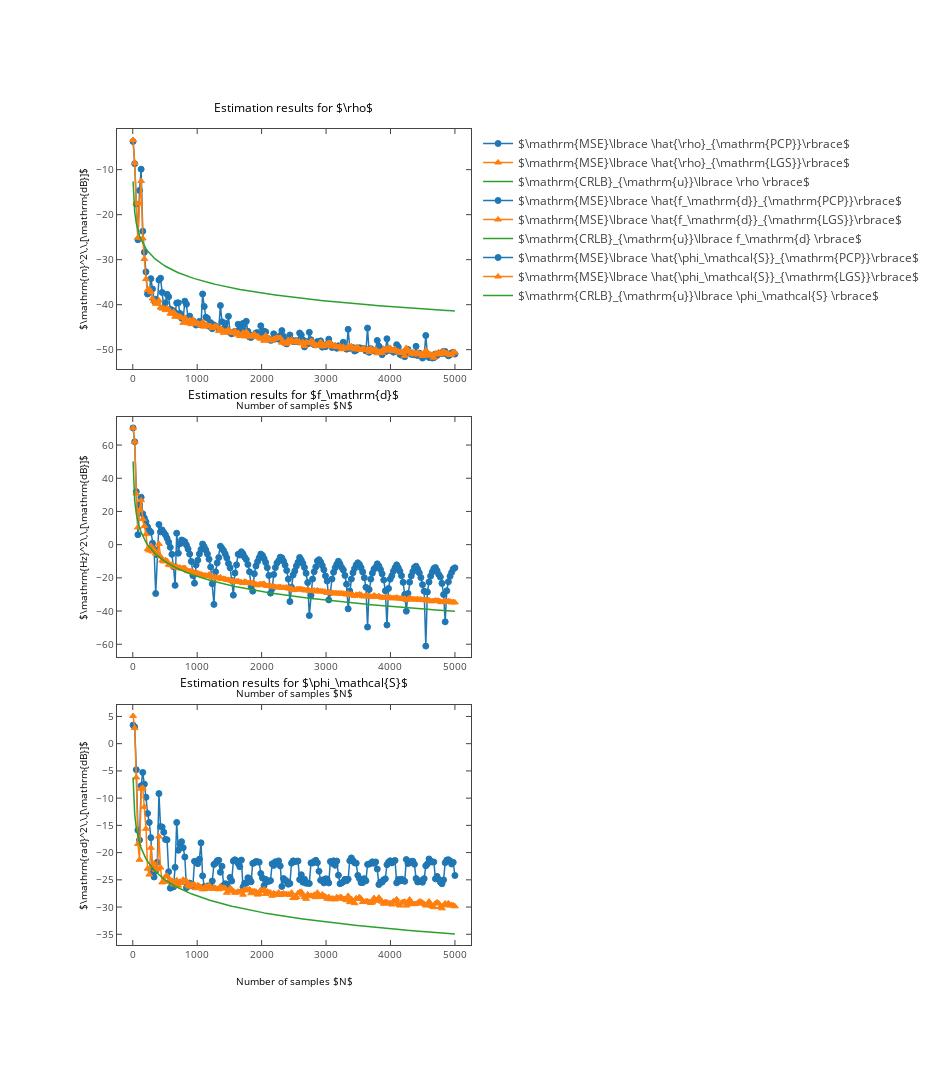

The notebook cell saved with this chart:
### Markdown cell above
### Plotting

### Code cell
run_plots_vs_sample_size = True
def plots_vs_sample_size( ):
    # Load data from npz file
    ( delta_0, T_m, T_sampling, rho, f_d, phase_s, SNR_out, SNR_in, nrof_MCs, f_d_error, phase_s_error,
      rho_error, CRLB_f_d, CRLB_rho, CRLB_phase_s, nrof_samples, nrof_samples_CRLB ) = itemgetter( 'delta_0',
      'T_m', 'T_sampling', 'rho', 'f_d', 'phase_s', 'SNR_out', 'SNR_in', 'nrof_MCs', 'f_d_error', 
      'phase_s_error', 'rho_error', 'CRLB_f_d', 'CRLB_rho', 'CRLB_phase_s', 'nrof_samples', 'nrof_samples_CRLB'
      )( np.load( "plots/vs_sample_size.npz" ) )
    
    # Inform user
    print( "Plotting results for delta_0 = %E, T_m = %E, T_sampling = %E, rho = %f, f_d = %f, phase_s = %f"%( 
            delta_0, T_m, T_sampling, rho, f_d, phase_s ) + " SNR_out = %f, SNR_in = %f"%( SNR_out, SNR_in ) +
            " with %d Monte Carlo repetitions per sample size."%( nrof_MCs ) )

    # Set up figure
    plt.figure( figsize = [13,15] )
    # Set styles for PCP and LGS
    styles = ['o-', '^-' ]

    # Performance in estimating rho
    plt.subplot( 311 )
    # Set up labels for MC results
    labels = [r"$\mathrm{MSE}\lbrace \hat{\rho}_{\mathrm{PCP}}\rbrace$",
              r"$\mathrm{MSE}\lbrace \hat{\rho}_{\mathrm{LGS}}\rbrace$"]
    # Plot MC results
    for idx in range( len( styles ) ):
        plt.plot( nrof_samples, rho_error[idx,:], styles[idx], label = labels[idx] )
    # Plot CRLB
    plt.plot( nrof_samples_CRLB, 10 * np.log10( CRLB_rho ), 
              label = r"$\mathrm{CRLB}_{\mathrm{u}}\lbrace \rho \rbrace$" )
    # Set axis labels, title and legend
    plt.xlabel( r"Number of samples $N$" )
    plt.ylabel( r"$\mathrm{m}^2\,\,[\mathrm{dB}]$" )
    plt.title(  r"Estimation results for $\rho$" )
    plt.legend( )

    # Performance in estimating f_d
    plt.subplot( 312 )
    # Set up labels for MC results
    labels = [r"$\mathrm{MSE}\lbrace \hat{f_\mathrm{d}}_{\mathrm{PCP}}\rbrace$",
              r"$\mathrm{MSE}\lbrace \hat{f_\mathrm{d}}_{\mathrm{LGS}}\rbrace$"]
    # Plot MC results
    for idx in range( len( styles ) ):
        plt.plot( nrof_samples, f_d_error[idx,:], styles[idx], label = labels[idx] )
    # Plot CRLB
    plt.plot( nrof_samples_CRLB, 10*np.log10( CRLB_f_d ),
              label = r"$\mathrm{CRLB}_{\mathrm{u}}\lbrace f_\mathrm{d} \rbrace$" )
    # Set axis labels, title and legend
    plt.xlabel( r"Number of samples $N$" )
    plt.ylabel( r"$\mathrm{Hz}^2\,\,[\mathrm{dB}]$" )
    plt.title( r"Estimation results for $f_\mathrm{d}$" )
    plt.legend( )

    # Performance in estimating phase_s
    plt.subplot( 313 )
    # Set up labels for MC results
    labels = [r"$\mathrm{MSE}\lbrace \hat{\phi_\mathcal{S}}_{\mathrm{PCP}}\rbrace$",
              r"$\mathrm{MSE}\lbrace \hat{\phi_\mathcal{S}}_{\mathrm{LGS}}\rbrace$"]
    # Plot MC results
    for idx in range( len( styles ) ):
        plt.plot( nrof_samples, phase_s_error[idx,:], styles[idx], label = labels[idx] )
    # Plot CRLB
    plt.plot( nrof_samples_CRLB, 10*np.log10( CRLB_phase_s ),
              label = r"$\mathrm{CRLB}_{\mathrm{u}}\lbrace \phi_\mathcal{S} \rbrace$" )
    # Set axis labels, title and legend
    plt.xlabel( r"Number of samples $N$" )
    plt.ylabel( r"$\mathrm{rad}^2\,\,[\mathrm{dB}]$" )
    plt.title( r"Estimation results for $\phi_\mathcal{S}$" )
    plt.legend( )

    if export_to_latex:
        tikz_save( "plots/vs_sample_size.tex" )

    if interactive:
        mpl_to_pltly( plt.gcf( ) )
    else:
        plt.show( )

if run_plots_vs_sample_size:
    plots_vs_sample_size( )

### Figure 1 — Plotly figure (JSON) as saved in the notebook; plotly's stock layout.template omitted (floating-point values rounded to 4 significant figures; data arrays with more than 128 entries replaced by an {"elided": "..."} marker saying what was removed)
{"data": [{"line": {"color": "rgba (31, 119, 180, 1)", "dash": "solid", "width": 1.5}, "marker": {"color": "#1F77B4", "line": {"color": "#1F77B4", "width": 1}, "opacity": 1, "size": 6, "symbol": "circle"}, "mode": "lines+markers", "name": "$\\mathrm{MSE}\\lbrace \\hat{\\rho}_{\\mathrm{PCP}}\\rbrace$", "type": "scatter", "uid": "4a63fbcd-663c-4fbf-877f-5995b5cced6a", "x": {"elided": "200 int values"}, "xaxis": "x", "y": {"elided": "200 float values"}, "yaxis": "y"}, {"line": {"color": "rgba (255, 127, 14, 1)", "dash": "solid", "width": 1.5}, "marker": {"color": "#FF7F0E", "line": {"color": "#FF7F0E", "width": 1}, "opacity": 1, "size": 6, "symbol": "triangle-up"}, "mode": "lines+markers", "name": "$\\mathrm{MSE}\\lbrace \\hat{\\rho}_{\\mathrm{LGS}}\\rbrace$", "type": "scatter", "uid": "dd76f463-a287-4fab-86c2-86d357c043a7", "x": {"elided": "200 int values"}, "xaxis": "x", "y": {"elided": "200 float values"}, "yaxis": "y"}, {"line": {"color": "rgba (44, 160, 44, 1)", "dash": "solid", "width": 1.5}, "mode": "lines", "name": "$\\mathrm{CRLB}_{\\mathrm{u}}\\lbrace \\rho \\rbrace$", "type": "scatter", "uid": "d063df29-43e6-45d0-be15-98918cbccc69", "x": {"elided": "200 float values"}, "xaxis": "x", "y": {"elided": "200 float values"}, "yaxis": "y"}, {"line": {"color": "rgba (31, 119, 180, 1)", "dash": "solid", "width": 1.5}, "marker": {"color": "#1F77B4", "line": {"color": "#1F77B4", "width": 1}, "opacity": 1, "size": 6, "symbol": "circle"}, "mode": "lines+markers", "name": "$\\mathrm{MSE}\\lbrace \\hat{f_\\mathrm{d}}_{\\mathrm{PCP}}\\rbrace$", "type": "scatter", "uid": "6979d8ab-7e3b-4cca-b807-da29e236ffbc", "x": {"elided": "200 int values"}, "xaxis": "x2", "y": {"elided": "200 float values"}, "yaxis": "y2"}, {"line": {"color": "rgba (255, 127, 14, 1)", "dash": "solid", "width": 1.5}, "marker": {"color": "#FF7F0E", "line": {"color": "#FF7F0E", "width": 1}, "opacity": 1, "size": 6, "symbol": "triangle-up"}, "mode": "lines+markers", "name": "$\\mathrm{MSE}\\lbrace \\hat{f_\\mathrm{d}}_{\\mathrm{LGS}}\\rbrace$", "type": "scatter", "uid": "ce00946c-4c24-4ef8-becd-e797031f9131", "x": {"elided": "200 int values"}, "xaxis": "x2", "y": {"elided": "200 float values"}, "yaxis": "y2"}, {"line": {"color": "rgba (44, 160, 44, 1)", "dash": "solid", "width": 1.5}, "mode": "lines", "name": "$\\mathrm{CRLB}_{\\mathrm{u}}\\lbrace f_\\mathrm{d} \\rbrace$", "type": "scatter", "uid": "86c2c8d0-8b6d-4995-ab51-55b33de7b8fd", "x": {"elided": "200 float values"}, "xaxis": "x2", "y": {"elided": "200 float values"}, "yaxis": "y2"}, {"line": {"color": "rgba (31, 119, 180, 1)", "dash": "solid", "width": 1.5}, "marker": {"color": "#1F77B4", "line": {"color": "#1F77B4", "width": 1}, "opacity": 1, "size": 6, "symbol": "circle"}, "mode": "lines+markers", "name": "$\\mathrm{MSE}\\lbrace \\hat{\\phi_\\mathcal{S}}_{\\mathrm{PCP}}\\rbrace$", "type": "scatter", "uid": "8843f9df-6c9f-49f9-8f2d-4fcf1f5b900a", "x": {"elided": "200 int values"}, "xaxis": "x3", "y": {"elided": "200 float values"}, "yaxis": "y3"}, {"line": {"color": "rgba (255, 127, 14, 1)", "dash": "solid", "width": 1.5}, "marker": {"color": "#FF7F0E", "line": {"color": "#FF7F0E", "width": 1}, "opacity": 1, "size": 6, "symbol": "triangle-up"}, "mode": "lines+markers", "name": "$\\mathrm{MSE}\\lbrace \\hat{\\phi_\\mathcal{S}}_{\\mathrm{LGS}}\\rbrace$", "type": "scatter", "uid": "8bb5acc8-5887-4953-975a-49905a6acf1a", "x": {"elided": "200 int values"}, "xaxis": "x3", "y": {"elided": "200 float values"}, "yaxis": "y3"}, {"line": {"color": "rgba (44, 160, 44, 1)", "dash": "solid", "width": 1.5}, "mode": "lines", "name": "$\\mathrm{CRLB}_{\\mathrm{u}}\\lbrace \\phi_\\mathcal{S} \\rbrace$", "type": "scatter", "uid": "216d09aa-42ea-4291-9912-1c75ea7dfc67", "x": {"elided": "200 float values"}, "xaxis": "x3", "y": {"elided": "200 float values"}, "yaxis": "y3"}], "layout": {"annotations": [{"font": {"color": "#000000", "size": 12}, "showarrow": false, "text": "Estimation results for $\\rho$", "x": 0.4996, "xanchor": "center", "xref": "paper", "y": 1.014, "yanchor": "bottom", "yref": "paper"}, {"font": {"color": "#000000", "size": 12}, "showarrow": false, "text": "Estimation results for $f_\\mathrm{d}$", "x": 0.4996, "xanchor": "center", "xref": "paper", "y": 0.6613, "yanchor": "bottom", "yref": "paper"}, {"font": {"color": "#000000", "size": 12}, "showarrow": false, "text": "Estimation results for $\\phi_\\mathcal{S}$", "x": 0.4996, "xanchor": "center", "xref": "paper", "y": 0.3086, "yanchor": "bottom", "yref": "paper"}], "autosize": false, "height": 1080, "hovermode": "closest", "margin": {"b": 135, "l": 117, "pad": 0, "r": 93, "t": 129}, "showlegend": true, "width": 936, "xaxis": {"anchor": "y", "domain": [0, 1], "mirror": "ticks", "nticks": 8, "range": [-244.8, 5250.0], "showgrid": false, "showline": true, "side": "bottom", "tickfont": {"size": 10}, "ticks": "inside", "title": {"font": {"color": "#000000", "size": 10}, "text": "Number of samples $N$"}, "type": "linear", "zeroline": false}, "xaxis2": {"anchor": "y2", "domain": [0, 1], "mirror": "ticks", "nticks": 8, "range": [-244.8, 5250.0], "showgrid": false, "showline": true, "side": "bottom", "tickfont": {"size": 10}, "ticks": "inside", "title": {"font": {"color": "#000000", "size": 10}, "text": "Number of samples $N$"}, "type": "linear", "zeroline": false}, "xaxis3": {"anchor": "y3", "domain": [0, 1], "mirror": "ticks", "nticks": 8, "range": [-244.8, 5250.0], "showgrid": false, "showline": true, "side": "bottom", "tickfont": {"size": 10}, "ticks": "inside", "title": {"font": {"color": "#000000", "size": 10}, "text": "Number of samples $N$"}, "type": "linear", "zeroline": false}, "yaxis": {"anchor": "x", "domain": [0.7059, 1], "mirror": "ticks", "nticks": 7, "range": [-54.29, -0.9648], "showgrid": false, "showline": true, "side": "left", "tickfont": {"size": 10}, "ticks": "inside", "title": {"font": {"color": "#000000", "size": 10}, "text": "$\\mathrm{m}^2\\,\\,[\\mathrm{dB}]$"}, "type": "linear", "zeroline": false}, "yaxis2": {"anchor": "x2", "domain": [0.3529, 0.6471], "mirror": "ticks", "nticks": 9, "range": [-67.69, 76.9], "showgrid": false, "showline": true, "side": "left", "tickfont": {"size": 10}, "ticks": "inside", "title": {"font": {"color": "#000000", "size": 10}, "text": "$\\mathrm{Hz}^2\\,\\,[\\mathrm{dB}]$"}, "type": "linear", "zeroline": false}, "yaxis3": {"anchor": "x3", "domain": [0, 0.2941], "mirror": "ticks", "nticks": 11, "range": [-36.97, 7.101], "showgrid": false, "showline": true, "side": "left", "tickfont": {"size": 10}, "ticks": "inside", "title": {"font": {"color": "#000000", "size": 10}, "text": "$\\mathrm{rad}^2\\,\\,[\\mathrm{dB}]$"}, "type": "linear", "zeroline": false}}}
